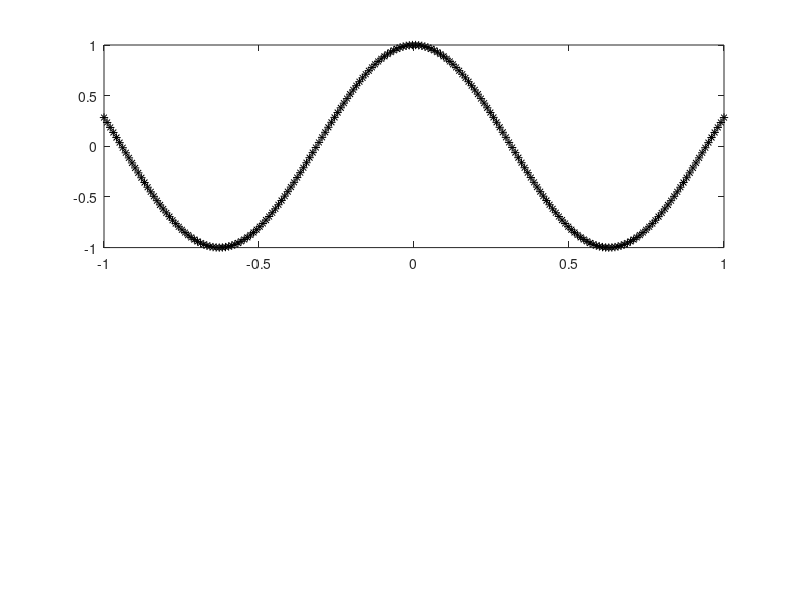

MATLAB code to generate this figure: (Note: this script raises an error after producing the figure.)
% ex2_glimm.m: 
% Minimal example of the random choice method (Glimm scheme) using a background viscosity dependent 
% Riemann solver for the MHD Burgers model.
%
% This programm uses the matlab function RiemannSolverMHDBurgers.m
%
% AUTHOR:
% Valentin Pellhammer
% Department of Mathematics and Statistics,
% University of Konstanz, 78457 Konstanz
% email adress: valentin.pellhammer@uni-konstanz.de
% homepage: http://www.math.uni-konstanz.de/~pellhammer/


clc;close all;clear all;

%% define discretisation parameters
xmin = -1;
xmax = 1;
dt = 0.001;
N = 200;
tmax = 1;
dx = (xmax-xmin)/(N-1);
x =  linspace(xmin, xmax,N);


%% define model 
B = [1,0.5;0.5,1];
c = 0.9;
F = @(u,v) [(1/2) .* u.^2;(1/2) .* c*v.^2];

% define boundary type
BoundaeryCond = 'transmissive';
% BoundaeryCond = 'periodic';



%% initial data 
% Riemann data (transmissive boundary cond. recomended; cf. main loop)
uL = -1;
vL = 0.381966;
uR = -1;
vR = -4;
% init =  [(x<0) .* uL + (x>=0) .* uR;(x<0) .* vL + (x>=0) .* vR];
% other data
 init = [cos(5.*x);sin(10.*x)];

sol = init;

%% initialize plots
subplot(2,1,1)
h1 = plot(x,sol(1,:),'k*');hold on;
h1.MarkerSize = 4;
T = title('Random choice method (press any key)');
axis([xmin xmax,-1 2]);
xlabel('$x$','Interpreter','latex','FontSize',14);
ylabel('$u$','Interpreter','latex','Rotation',0,'FontSize',14);

subplot(2,1,2)
h2 = plot(x,sol(2,:),'k*');hold on;
h2.MarkerSize = 4;

xlabel('$x$','Interpreter','latex','FontSize',14);
axis([xmin xmax,-4 4]);
xlabel('$x$','Interpreter','latex','FontSize',14);
ylabel('$v$','Interpreter','latex','Rotation',0,'FontSize',14);
a = annotation('textbox',[0.8,0.07,0,0],'string','$t=0$','Interpreter','latex','FontSize',14);

pause;
T.String = 'Random choice method';

%% Glimm's scheme recursion 

for i= 0:dt:tmax
    
  if strcmp(BoundaeryCond,'transmissive')
    %  transmissive boundary conditions
    solm = [sol(:,1),sol(:,1:end-1)];
    solp = [sol(:,2:end),sol(:,end)]; 
  else
      % periodic boundary conditions
   solm = [sol(:,end),sol(:,1:end-1)];
   solp = [sol(:,2:end),sol(:,1)]; 
  end
           
    theta = ones(1,length(x)) .*rand(1,1);
    [Sm1,Sm2] = RiemannSolverMHDBurgers(solm(1,:),solm(2,:),sol(1,:),sol(2,:),B,c,theta.*(dx/dt));
    [Sp1,Sp2] = RiemannSolverMHDBurgers(sol(1,:),sol(2,:),solp(1,:),solp(2,:),B,c,(theta-1).*(dx/dt));
    sol = (theta<=(1/2)).*[Sm1;Sm2] + (theta>(1/2)) .* [Sp1;Sp2];
    
    % data update
    set(h1,'Ydata',sol(1,:));     
    set(h2,'Ydata',sol(2,:));
    a.String = ['$t=',num2str(i),'$'];
      
    pause(0.05);
end

